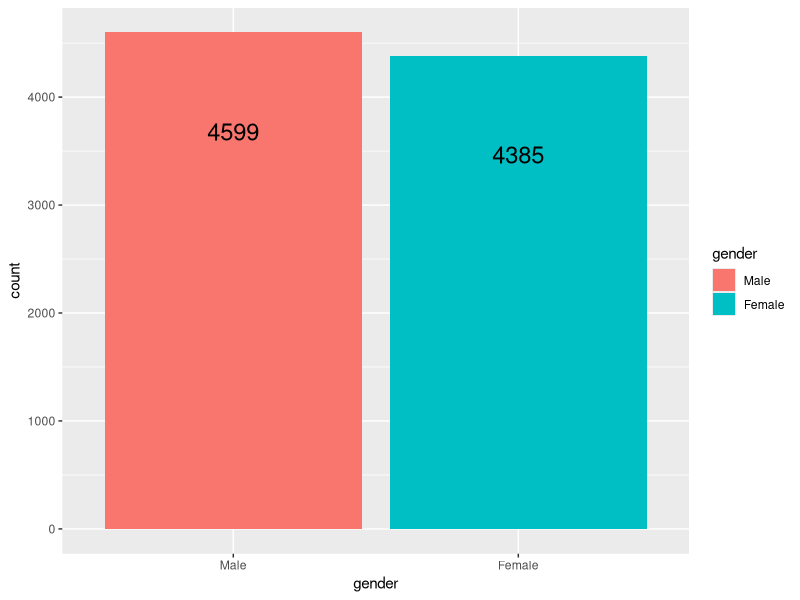
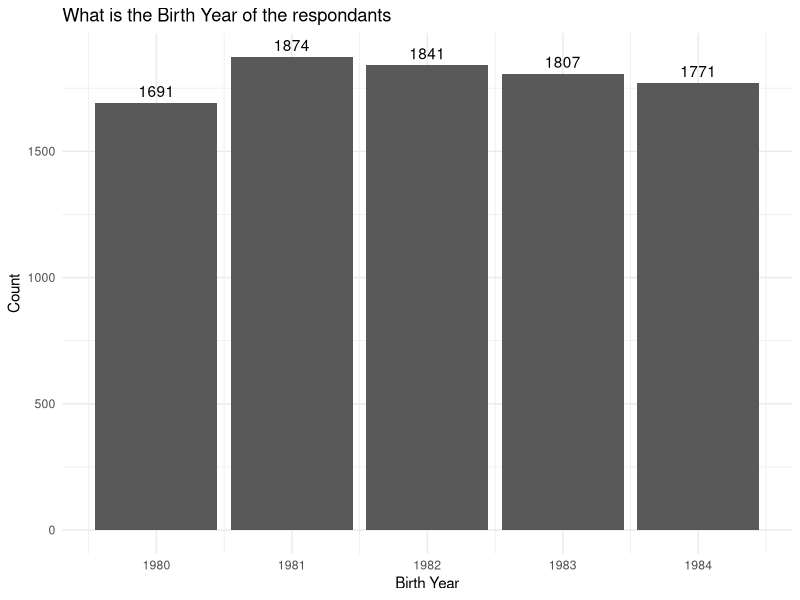
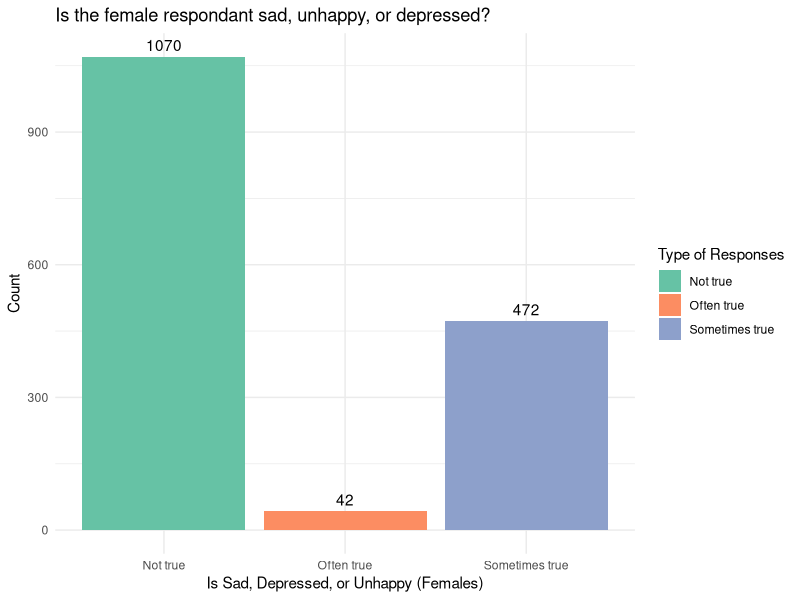
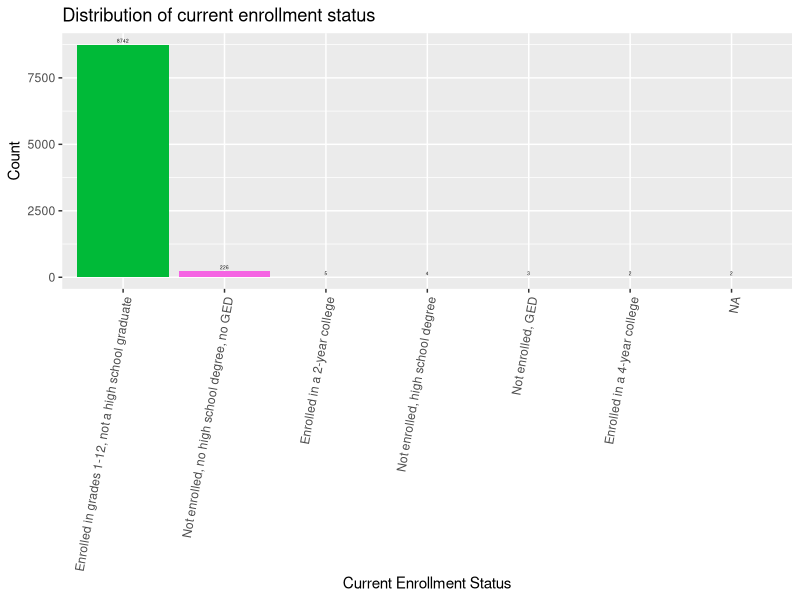
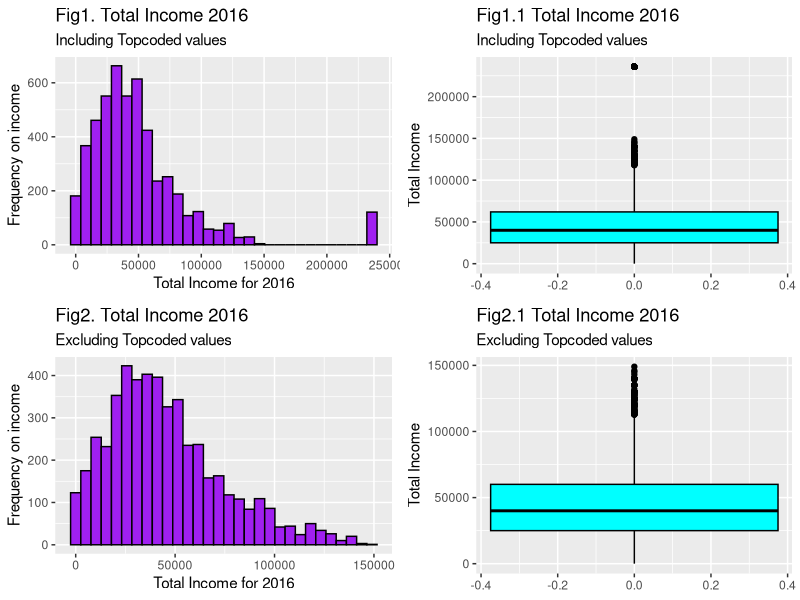
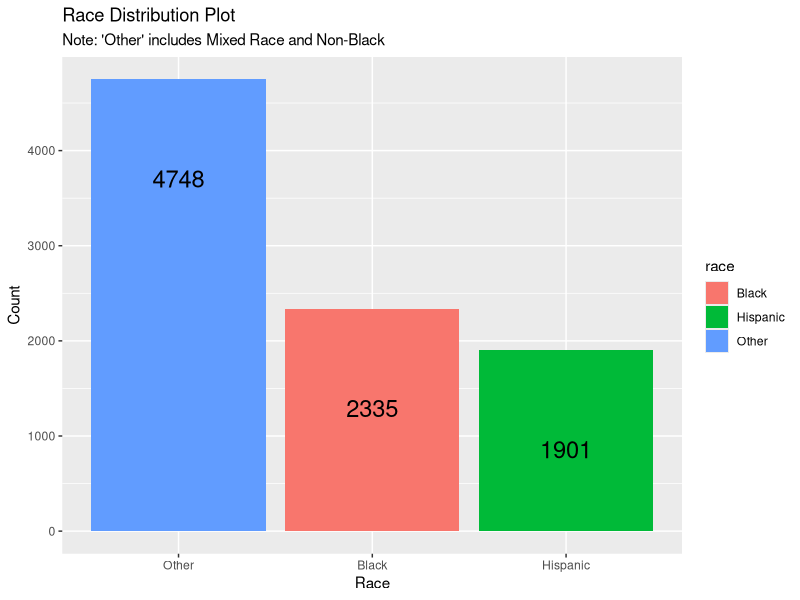
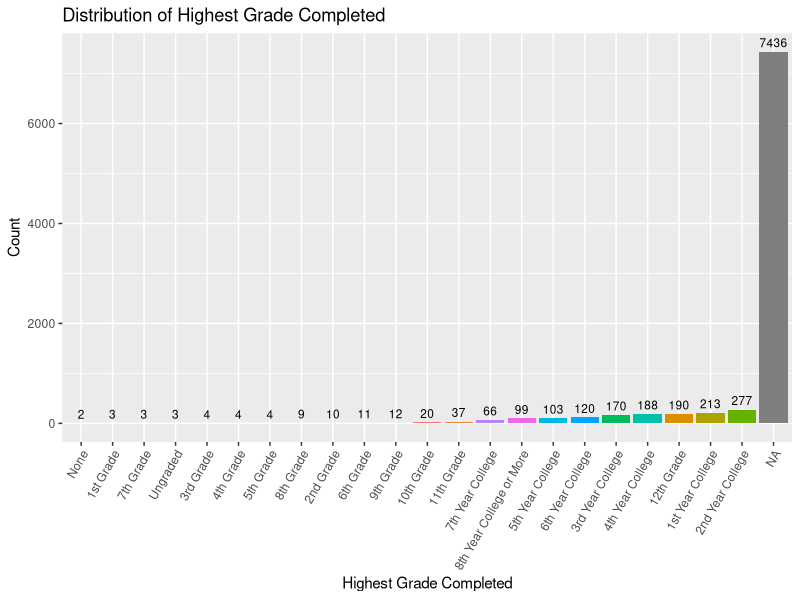
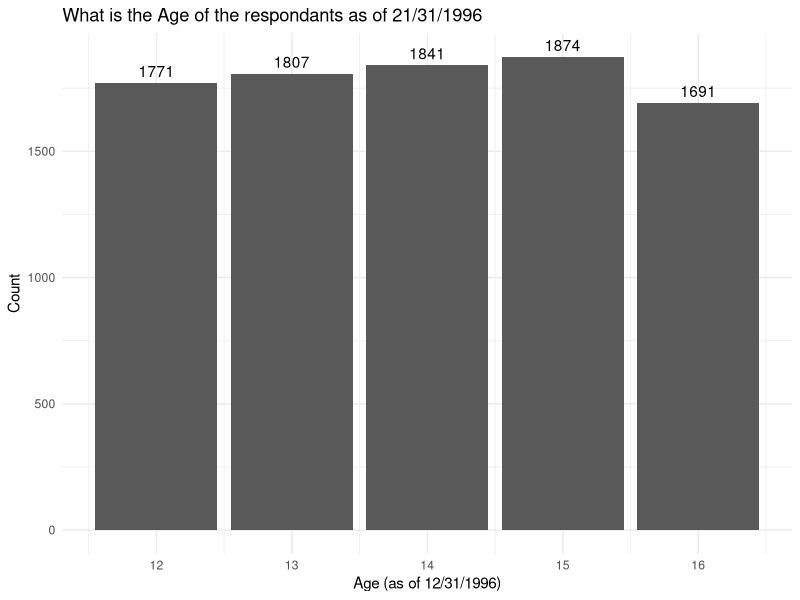

Write the R code that produced these figures, in order.
## ---- chunk 1
# We will require the tidyverse library, ISLR2 library and the dplyr library
# The following loads the library for our use
library(tidyverse)
library(knitr)
library(ggplot2)
library(gridExtra)
## ---- chunk 2
# Import data file for nlsy97
nlsy <- read_csv("nlsy97.csv")
## ---- chunk 3
# Looking at the data
glimpse(nlsy)
## ---- chunk 4
# Change column names to meaningful
colnames(nlsy)[colnames(nlsy) == "R0536300"] <- "gender"
colnames(nlsy)[colnames(nlsy) == "R0536402"] <- "birth_year"
colnames(nlsy)[colnames(nlsy) == "R0690800"] <- "is_sad_depressed_unhappy_f"
colnames(nlsy)[colnames(nlsy) == "R1201400"] <- "current_enrollment_status"
colnames(nlsy)[colnames(nlsy) == "U2857200"] <- "total_income_2016"
colnames(nlsy)[colnames(nlsy) == "R1482600"] <- "race"
colnames(nlsy)[colnames(nlsy) == "T6767000"] <- "highest_grade_completed"
colnames(nlsy)[colnames(nlsy) == "R1194000"] <- "age_1996"
colnames(nlsy)[colnames(nlsy) == "R1201300"] <- "citizenship"
colnames(nlsy)[colnames(nlsy) == "R0358900"] <- "used_marijuana"
colnames(nlsy)[colnames(nlsy) == "T7731100"] <- "industry_code"
colnames(nlsy)[colnames(nlsy) == "U1852400"] <- "marital_status"
colnames(nlsy)[colnames(nlsy) == "E8043100"] <- "total_num_incarcerations"
colnames(nlsy)[colnames(nlsy) == "T6650100"] <- "college_type"
colnames(nlsy)[colnames(nlsy) == "S0920700"] <- "trustful_or_not"
## ---- chunk 5
# Creating a df with renamed columns
nlsy_df <- nlsy[, c(
  "gender",
  "birth_year",
  "is_sad_depressed_unhappy_f",
  "current_enrollment_status",
  "total_income_2016",
  "race",
  "highest_grade_completed",
  "age_1996",
  "citizenship",
  "used_marijuana",
  "industry_code",
  "marital_status",
  "total_num_incarcerations",
  "college_type",
  "trustful_or_not"
)]
## ---- chunk 6
# Check the unique values and if any missing values are present
unique(nlsy_df$gender)
table(nlsy_df$gender, useNA = "ifany")
## ---- chunk 7
# Convert gender to a factor with Male and Female labels
nlsy_df <- nlsy_df %>%
  mutate(gender = factor(gender,
    levels = c(1, 2),
    labels = c("Male", "Female")
  ))
## ---- chunk 8
# Verify the count of Male and Female in the data
nlsy_df %>%
  count(gender, sort = TRUE) %>%
  rename(count = n)
## ---- chunk 9
# Gender Summary
ggplot(nlsy_df, aes(x = gender, fill = gender)) +
  geom_bar() +
  geom_text(aes(label = ..count..), stat = "count", vjust = 6, size = 6)
labs(title = "Gender Distribution Plot", x = "Gender", y = "Count")
## ---- chunk 10
# Checking if birth_year column requires cleaning | unique values: 1983 1984 1980 1981 1982
# This variable birth_year does not contain any negative values and hence no cleaning is required for it. We have summarized the variable which tells minimum value expected is 1980, 1st quartile is 1981, median is 1982, 3rd quartile is 1983 and max is 1984.
sort(unique(nlsy_df$birth_year))
summary(nlsy_df$birth_year)
## ---- chunk 11
# This will give us an idea pf count of responses for each type for Birth year.
# The tibble is 5x2 which shows the range of birth year in the survey responses and count of respondants having those birth year, like there are 1874 people having 1981 as the birth year, 1841 people having 1982 as the birth year, 1807 responses for 1983 birth year, 1771 responses for 1984 birth year, and 1691 responses for 1980 birth year.
nlsy_df %>%
  count(birth_year, sort = TRUE) %>%
  rename(count = n)
## ---- chunk 12
# Plotting birth year and its concentration
ggplot(data = nlsy_df, aes(x = birth_year, fill = birth_year)) +
  geom_bar() +
  geom_text(stat = "count", aes(label = ..count..), vjust = -0.5) +
  labs(
    title = "What is the Birth Year of the respondants",
    x = "Birth Year", y = "Count",
  ) +
  scale_fill_brewer(palette = "Set2", name = "birthyear") +
  theme_minimal()
## ---- chunk 13
# Replace -3, -4, and -5 with NA in the is_sad_depressed_unhappy_f column
# is_sad_depressed_unhappy_f is a primary variable captured in survey year 1997 to see how respondents respond to the question if they are sad, unhappy, or depressed. This variable has 1070 responses for 0 which signifies 'Not true', 472 responses for 1 which signifies 'Sometimes true', and 42 responses for which signifies 'Often true'. Out of total 8984, there are 1584 valid responses and some have negative values like -1(2),-2(2),-4 (7396),-5 which signify refusal, don't know, valid skip, non-interview, respectively. Here we are replacing -3,-4,-5 with NA and then filtering nlsy_df with all NA for this variable. This means that 7400/8984 data is NA which constitutes a huge portion of data and may introduce biases.

nlsy_df <- nlsy_df %>%
  mutate(
    is_sad_depressed_unhappy_f = ifelse(is_sad_depressed_unhappy_f %in% c(-1, -2, -3, -4, -5), NA, is_sad_depressed_unhappy_f)
  )

# Verify the changes
table(nlsy_df$is_sad_depressed_unhappy_f, useNA = "always")

# Omit rows where is_sad_depressed_unhappy_f is NA
# nlsy_df <- nlsy_df %>%
#  filter(!is.na(is_sad_depressed_unhappy_f))
sort(unique(nlsy_df$is_sad_depressed_unhappy_f))

glimpse(nlsy_df)
## ---- chunk 14
# This question 'Is the respondant sad, unhappy, or depressed?' shows a tibble 4x2 where we have marked 0 as Not true, 1 as Sometimes true, 2 as Often true, and for all negative values we have used NA. The table below shows the count of each kind of responses.
nlsy_df <- nlsy_df %>%
  mutate(is_sad_depressed_unhappy_f = case_when(
    is_sad_depressed_unhappy_f == 0 ~ "Not true",
    is_sad_depressed_unhappy_f == 1 ~ "Sometimes true",
    is_sad_depressed_unhappy_f == 2 ~ "Often true",
    is_sad_depressed_unhappy_f < -2 ~ NA_character_
  ))
## ---- chunk 15
# This will give us an idea pf count of responses for each type of responses.
nlsy_df %>%
  count(is_sad_depressed_unhappy_f, sort = TRUE) %>%
  rename(count = n)
## ---- chunk 16
# Omit rows where is_sad_depressed_unhappy_f is NA
Is_Sad_plot_df <- nlsy_df %>%
  filter(!is.na(is_sad_depressed_unhappy_f))
# Plotting is_sad_depressed_unhappy_f and count
ggplot(data = Is_Sad_plot_df, aes(x = is_sad_depressed_unhappy_f, fill = is_sad_depressed_unhappy_f)) +
  geom_bar() +
  geom_text(stat = "count", aes(label = ..count..), vjust = -0.5) +
  labs(
    title = "Is the female respondant sad, unhappy, or depressed?",
    x = "Is Sad, Depressed, or Unhappy (Females)", y = "Count",
  ) +
  scale_fill_brewer(palette = "Set2", name = "Type of Responses") +
  theme_minimal()
## ---- chunk 17
# Check for unique values and if any missing values are present
unique(nlsy_df$current_enrollment_status)
table(nlsy_df$current_enrollment_status, useNA = "ifany")
## ---- chunk 18
# Changing factor levels for current_enrollment_status into labels
nlsy_df <- nlsy_df %>%
  mutate(current_enrollment_status = case_when(
    current_enrollment_status == 1 ~ "Not enrolled, no high school degree, no GED",
    current_enrollment_status == 2 ~ "Not enrolled, GED",
    current_enrollment_status == 3 ~ "Not enrolled, high school degree",
    current_enrollment_status == 4 ~ "Not enrolled, some college",
    current_enrollment_status == 5 ~ "Not enrolled, 2-year college graduate",
    current_enrollment_status == 6 ~ "Not enrolled, 4-year college graduate",
    current_enrollment_status == 7 ~ "Not enrolled, graduate degree",
    current_enrollment_status == 8 ~ "Enrolled in grades 1-12, not a high school graduate",
    current_enrollment_status == 9 ~ "Enrolled in a 2-year college",
    current_enrollment_status == 10 ~ "Enrolled in a 4-year college",
    current_enrollment_status == 11 ~ "Enrolled in a graduate program",
    current_enrollment_status < 0 ~ NA_character_
  ))
## ---- chunk 19
# Verify the count of different enrollment statuses
nlsy_df %>%
  count(current_enrollment_status, sort = TRUE) %>%
  rename(count = n)
## ---- chunk 20
# Create the plot with proper count calculation
ggplot(nlsy_df, aes(x = reorder(current_enrollment_status, -table(current_enrollment_status)[current_enrollment_status]), fill = current_enrollment_status)) +
  geom_bar(stat = "count", show.legend = FALSE) +
  geom_text(stat = "count", aes(label = ..count..), vjust = -0.5, size = 1.2) +
  labs(title = "Distribution of current enrollment status", x = "Current Enrollment Status", y = "Count") +
  theme(axis.text.x = element_text(angle = 80, vjust = 1, hjust = 1))
## ---- chunk 21
# Check the data
unique(nlsy_df$total_income_2016)
## ---- chunk 22
# Handle negative values and replace with NA
nlsy_df <- nlsy_df %>%
  mutate(total_income_2016 = ifelse(total_income_2016 < 0, NA, total_income_2016))
## ---- chunk 23
# Summarize the total_income_2016 column
summary(nlsy_df$total_income_2016)

# Count the number of missing values
sum(is.na(nlsy_df$total_income_2016))

# Calculate the percentage of missing values
sum(is.na(nlsy_df$total_income_2016)) / nrow(nlsy_df) * 100
## ---- chunk 24
# Number of Topcoded values(repondents with higher income)
topcoded <- with(nlsy_df, sum(total_income_2016 == max(total_income_2016, na.rm = TRUE), na.rm = TRUE))
topcoded
## ---- chunk 25
# Summarize the total_income_2016 column excluding topcoded values and removing NA rows
nlsy_no_topcoded <- nlsy_df %>%
  filter(total_income_2016 != max(total_income_2016, na.rm = TRUE))
summary(nlsy_no_topcoded$total_income_2016)
## ---- chunk 26
# Visualizing income distribution histogram including the topcoded values
plot1 <- ggplot(nlsy_df, aes(x = total_income_2016)) +
  geom_histogram(bins = 30, fill = "purple", color = "black", na.rm = TRUE) +
  labs(
    title = "Fig1. Total Income 2016",
    subtitle = "Including Topcoded values",
    x = "Total Income for 2016",
    y = "Frequency on income"
  )

# Visualizing income distribution boxplot  including the topcoded values
plot2 <- ggplot(nlsy_df, aes(y = total_income_2016)) +
  geom_boxplot(fill = "cyan", color = "black", na.rm = TRUE) +
  labs(
    title = "Fig1.1 Total Income 2016",
    subtitle = "Including Topcoded values",
    y = "Total Income"
  )

# Visualizing income distribution histogram excluding the topcoded values
nlsy_no_topcoded <- nlsy_df %>%
  filter(total_income_2016 != max(total_income_2016, na.rm = TRUE))

plot3 <- ggplot(nlsy_no_topcoded, aes(x = total_income_2016)) +
  geom_histogram(bins = 30, fill = "purple", color = "black", na.rm = TRUE) +
  labs(
    title = "Fig2. Total Income 2016",
    subtitle = "Excluding Topcoded values",
    x = "Total Income for 2016",
    y = "Frequency on income"
  )

# Visualizing income distribution boxplot excluding the topcoded values
plot4 <- ggplot(nlsy_no_topcoded, aes(y = total_income_2016)) +
  geom_boxplot(fill = "cyan", color = "black", na.rm = TRUE) +
  labs(
    title = "Fig2.1 Total Income 2016",
    subtitle = "Excluding Topcoded values",
    y = "Total Income"
  )

grid.arrange(plot1, plot2, plot3, plot4, ncol = 2)
## ---- chunk 27
# Check for unique values and if any missing values are present
unique(nlsy_df$race)
table(nlsy_df$race, useNA = "ifany")
## ---- chunk 28
# Recode race values into descriptive labels
nlsy_df <- nlsy_df %>%
  mutate(race = case_when(
    race == 1 ~ "Black",
    race == 2 ~ "Hispanic",
    race %in% c(3, 4) ~ "Other" # Combine "Mixed Race" and "Non-Black" into "Other"
  )) %>%
  mutate(race = factor(race, levels = c("Black", "Hispanic", "Other")))
## ---- chunk 29
# Count the number of respondents in each race group
nlsy_df %>%
  count(race, sort = TRUE) %>%
  rename(count = n)
## ---- chunk 30
# Race Summary
ggplot(nlsy_df, aes(x = reorder(race, -table(race)[race]), fill = race)) +
  geom_bar() +
  geom_text(aes(label = ..count..), stat = "count", vjust = 6, size = 6) +
  labs(
    title = "Race Distribution Plot", x = "Race", y = "Count",
    subtitle = "Note: 'Other' includes Mixed Race and Non-Black"
  )
## ---- chunk 31
# Check for unique values and if any missing values are present
unique(nlsy_df$highest_grade_completed)
table(nlsy_df$highest_grade_completed, useNA = "ifany")
## ---- chunk 32
# Replace negative values with NA
nlsy_df <- nlsy_df %>%
  mutate(highest_grade_completed = ifelse(highest_grade_completed < 0, NA, highest_grade_completed))
## ---- chunk 33
# Recode highest grade completed into descriptive labels
nlsy_df <- nlsy_df %>%
  mutate(highest_grade_completed = case_when(
    highest_grade_completed == 0 ~ "None",
    highest_grade_completed == 1 ~ "1st Grade",
    highest_grade_completed == 2 ~ "2nd Grade",
    highest_grade_completed == 3 ~ "3rd Grade",
    highest_grade_completed == 4 ~ "4th Grade",
    highest_grade_completed == 5 ~ "5th Grade",
    highest_grade_completed == 6 ~ "6th Grade",
    highest_grade_completed == 7 ~ "7th Grade",
    highest_grade_completed == 8 ~ "8th Grade",
    highest_grade_completed == 9 ~ "9th Grade",
    highest_grade_completed == 10 ~ "10th Grade",
    highest_grade_completed == 11 ~ "11th Grade",
    highest_grade_completed == 12 ~ "12th Grade",
    highest_grade_completed == 13 ~ "1st Year College",
    highest_grade_completed == 14 ~ "2nd Year College",
    highest_grade_completed == 15 ~ "3rd Year College",
    highest_grade_completed == 16 ~ "4th Year College",
    highest_grade_completed == 17 ~ "5th Year College",
    highest_grade_completed == 18 ~ "6th Year College",
    highest_grade_completed == 19 ~ "7th Year College",
    highest_grade_completed == 20 ~ "8th Year College or More",
    highest_grade_completed == 95 ~ "Ungraded",
    highest_grade_completed < 0 ~ NA_character_
  ))
## ---- chunk 34
# Verify the count of different grades
nlsy_df %>%
  count(highest_grade_completed, sort = TRUE) %>%
  rename(count = n)
## ---- chunk 35
# Create the plot with proper count calculation
ggplot(nlsy_df, aes(x = reorder(highest_grade_completed, table(highest_grade_completed)[highest_grade_completed]), fill = highest_grade_completed)) +
  geom_bar(stat = "count", show.legend = FALSE) +
  geom_text(stat = "count", aes(label = ..count..), vjust = -0.5, size = 3) +
  labs(title = "Distribution of Highest Grade Completed", x = "Highest Grade Completed", y = "Count") +
  theme(axis.text.x = element_text(angle = 60, vjust = 1, hjust = 1))
## ---- chunk 36
# Checking if Age as of 1996 december 31st needs cleaning | unique values: 13 12 16 15 14
# The variable Age shows the minimum expected value in survey response is 12, 1st quartile is 13, median is 14, mean is 13.99, 3rd quartile is 15, and max is 16. This variable does not have any missing values and hence no cleaning is required.
unique(nlsy_df$age_1996)
summary(nlsy_df$age_1996)
## ---- chunk 37
# The tabular form of data displayed below shows the age and number of people having that age.
nlsy_df %>%
  count(age_1996, sort = TRUE) %>%
  rename(count = n)
## ---- chunk 38
# Plotting age and its concentration
ggplot(data = nlsy_df, aes(x = age_1996, fill = age_1996)) +
  geom_bar() +
  geom_text(stat = "count", aes(label = ..count..), vjust = -0.5) +
  labs(
    title = "What is the Age of the respondants as of 21/31/1996",
    x = "Age (as of 12/31/1996)", y = "Count",
  ) +
  theme_minimal()
## ---- chunk 39
# Checking if Citizenship requires cleaning | unique values:  1 3 2 -4
# Citizenship is a variable have 1,2,3 as response in the survey and -4, a negative value indicating Valid Skip. We will be cleaning this variable to replace -4 in the data with NA. Furthermore, summarizing this variable we get min value as -4 ( which will be treated later), 1st quartile is 1, median is 1, mean is 0.6279, 3rd quartile is 1, and max is 3.
unique(nlsy_df$citizenship)
summary(nlsy_df$citizenship)
## ---- chunk 40
# The tabular form of data displayed below shows the age and number of people having that age.
# Here we see that there is a significant number of responses with negative value in our data set for Citizenship variable. If we change -4 to NA, then 1042 data will be omitted when we plot it which might introduce biases in the data and the output might not be accurate.
nlsy_df %>%
  count(citizenship, sort = TRUE) %>%
  rename(count = n)
## ---- chunk 41
# Replace -4 with NA in the Citizenship column
nlsy_df <- nlsy_df %>%
  mutate(
    citizenship = ifelse(citizenship %in% c(-4), NA, citizenship)
  )

# Verify the changes
table(nlsy_df$citizenship, useNA = "always")
## ---- chunk 42
# For this question 'What is the citizenship', we have marked 1 as Citizen, born in the U.S., 2 as Unknown, not born in U.S., 3 as Unknown, not born in U.S., and for all negative values we have used NA. The table below shows the count of each kind of responses.
nlsy_df <- nlsy_df %>%
  mutate(citizenship = case_when(
    citizenship == 1 ~ "Citizen",
    citizenship == 2 ~ "Birthplace Unknown",
    citizenship == 3 ~ "Non-Citizen",
    citizenship < 1 ~ NA_character_
  ))
## ---- chunk 43
# Upon mutating values for citizenship to make it categorical we have replaced -4 with NA for 1042 rows, 1 with Citizen, born in the U.S., 2 with Unknown, not born in U.S., 3 with Unknown, can't determine birthplace, and anything less than 1 with NA. This helps us in easily reading the analysis.
nlsy_df %>%
  count(citizenship, sort = TRUE) %>%
  rename(count = n)
## ---- chunk 44
# Plotting citizenship and its concentration
ggplot(data = nlsy_df, aes(x = citizenship, fill = citizenship)) +
  geom_bar() +
  geom_text(stat = "count", aes(label = ..count..), vjust = -0.5) +
  labs(
    title = "What is the Citizenship of the respondant",
    x = "Citizenship", y = "Count",
  ) +
  theme_minimal()
# The graph below shows how the response is ranged across. It illustrates that majority of the respondants have a citizenship of the U.S. and constitutes to 6869 out of 8984, some don't know their birthplace constitute to 794, some who were not born in the U.S. adds up to 279, and the remaining 1042 were all missing data. This, we can say that 76.45% of the people were born in the U.S., 3.1% were not born in the U.S, 8.83% cannot determine their birthplace, and 11.5% of significant population skipped the question.
## ---- chunk 45
# This variable Citizenship has different values like Non-Citizen, Birthplace Unknown, Citizen , and NA. Possible responses are 0,1,-1,-2,-3 where 0 indicates No, 1 indicates Yes, -1 indicates Refusal, -2 indicates Don't know, and -3 indicates Invalid Skip. To clean this we will be taking -1 and -2 into consideration as it can tell us if respondents might be hiding the truth. However, we can replace -3 with NA to get the accurate analysis done for this variable.
unique(nlsy_df$used_marijuana)
summary(nlsy_df$used_marijuana)
## ---- chunk 46
# To clean the variable Used Marijuana, we are performing following steps like converting to categorical values for ease of analysis.
# Replace -3 with NA in the Used_Marijuana
nlsy_df <- nlsy_df %>%
  mutate(
    used_marijuana = ifelse(used_marijuana %in% c(-3), NA, used_marijuana)
  )

# Verify the changes
table(nlsy_df$used_marijuana, useNA = "always")
## ---- chunk 47
# Here we have different factor levels like Don't know, Refusal, No, Yes for Factor used_marijuana.
nlsy_df <- nlsy_df %>%
  mutate(used_marijuana = factor(used_marijuana, levels = c(-2, -1, 0, 1), labels = c("Don't Know", "Refusal", "No", "Yes")))
## ---- chunk 48
# Upon factoring values for used_marihjuana to make it categorical we have replaced -3 with NA for 2 rows, 1 with Yes, 0 with No, -1 with Refusal, and -2 with don't know. This helps us in easily reading the analysis.
nlsy_df %>%
  count(used_marijuana, sort = TRUE) %>%
  rename(count = n)
## ---- chunk 49
# Plotting used_marijuana
ggplot(data = nlsy_df, aes(x = reorder(used_marijuana, -table(used_marijuana)[used_marijuana]), fill = used_marijuana)) +
  geom_bar() +
  geom_text(stat = "count", aes(label = ..count..), vjust = -0.5) +
  labs(
    title = "Have you ever used marijuana?",
    x = "Used Marijuana", y = "Count",
  ) +
  scale_fill_brewer(palette = "Set3", name = "Type of Responses") +
  theme_minimal()
# The graph below illustrates that 79.56% (7148) of respondents do not use marijuana, 19.97% (1795) use marijuana, 0.05% (5) don't know if the used it, 0.37% (34) refused to answer the question, and the question was a invalid skip for 2 people. By this plot, we can say that 0.43% (39) people might be hiding some information on use of marijuana. There is a significant number of respondents who use marijuana.
## ---- chunk 50
# Checking unique values in industry_code
unique(nlsy_df$industry_code)
## ---- chunk 51
table(nlsy_df$industry_code, useNA = "ifany")
## ---- chunk 52
# Recoding industry_code with descriptive labels
nlsy_df <- nlsy_df %>%
  mutate(industry_code = case_when(
    industry_code >= 170 & industry_code <= 290 ~ "Agriculture, Forestry, and Fisheries",
    industry_code >= 370 & industry_code <= 490 ~ "Mining",
    industry_code >= 570 & industry_code <= 690 ~ "Utilities",
    industry_code == 770 ~ "Construction",
    industry_code >= 1070 & industry_code <= 3990 ~ "Manufacturing",
    industry_code >= 4070 & industry_code <= 4590 ~ "Wholesale Trade",
    industry_code >= 4670 & industry_code <= 5790 ~ "Retail Trade",
    industry_code == 5890 ~ "Arts, Entertainment, and Recreation Services",
    industry_code >= 6070 & industry_code <= 6390 ~ "Transportation and Warehousing",
    industry_code >= 6470 & industry_code <= 6780 ~ "Information and Communication",
    industry_code >= 6870 & industry_code <= 7190 ~ "Finance, Insurance, and Real Estate",
    industry_code >= 7270 & industry_code <= 7790 ~ "Professional and Related Services",
    industry_code >= 7860 & industry_code <= 8470 ~ "Educational, Health, and Social Services",
    industry_code >= 8560 & industry_code <= 8690 ~ "Entertainment, Accommodations, and Food Services",
    industry_code >= 8770 & industry_code <= 9290 ~ "Other Services",
    industry_code >= 9370 & industry_code <= 9590 ~ "Public Administration",
    industry_code >= 9670 & industry_code <= 9890 ~ "Active Duty Military",
    industry_code >= 9950 & industry_code <= 9990 ~ "ACS Special Codes",
    industry_code < 0 ~ NA_character_ # Handling special codes (-5, -4, -3)
  ))
## ---- chunk 53
# Counting missing values
sum(is.na(nlsy_df$industry_code))
## ---- chunk 54
# Calculating the percentage of missing values
sum(is.na(nlsy_df$industry_code)) / nrow(nlsy_df) * 100
## ---- chunk 55
# Verifying the count of each industry_code
nlsy_df %>%
  count(industry_code, sort = TRUE) %>%
  rename(count = n)
## ---- chunk 56
# Visualizing industry code distribution with a bar plot
ggplot(data = nlsy_df, aes(x = industry_code)) +
  geom_bar(fill = "pink", color = "black") +
  geom_text(stat = "count", aes(label = ..count..), vjust = -0.5) +
  labs(
    title = "Industry Code Distribution",
    x = "Industry Code Types",
    y = "Count"
  ) +
  theme(axis.text.x = element_text(angle = 90, vjust = 0.5, hjust = 1))
## ---- chunk 57
# Checking unique values
unique(nlsy_df$marital_status)
## ---- chunk 58
table(nlsy_df$marital_status, useNA = "ifany")
## ---- chunk 59
# Recode marital_status values into descriptive labels
nlsy_df <- nlsy_df %>%
  mutate(marital_status = case_when(
    marital_status == 0 ~ "Never-married",
    marital_status == 1 ~ "Married",
    marital_status %in% c(2, 3, 4) ~ "Other" # Combine "Separated", "Divorced", "Widowed"
  )) %>%
  mutate(marital_status = factor(marital_status, levels = c("Never-married", "Married", "Other")))
## ---- chunk 60
# Counting the number of missing values
sum(is.na(nlsy_df$marital_status))
## ---- chunk 61
# Calculating the percentage of missing values
sum(is.na(nlsy_df$marital_status)) / nrow(nlsy_df) * 100
## ---- chunk 62
# Verifying the count of each marital_status
nlsy_df %>%
  count(marital_status, sort = TRUE) %>%
  rename(count = n)
## ---- chunk 63
# Visualizing marital status distribution with a bar plot
ggplot(data = nlsy_df, aes(x = marital_status, fill = marital_status)) +
  geom_bar() +
  geom_text(stat = "count", aes(label = ..count..), vjust = -0.5) +
  labs(
    title = "What is the Marital Status?",
    x = "Marital Status",
    y = "Count",
    subtitle = "Note: 'Other' includes Separated, Divorced and Widowed"
  ) +
  theme_minimal()
## ---- chunk 64
# Checking unique values in total_num_incarcerations
unique(nlsy_df$total_num_incarcerations)
## ---- chunk 65
table(nlsy_df$total_num_incarcerations, useNA = "ifany")
## ---- chunk 66
# Recoding total_num_incarcerations into descriptive labels
nlsy_df <- nlsy_df %>%
  mutate(total_num_incarcerations = case_when(
    total_num_incarcerations == 0 ~ "No incarcerations",
    total_num_incarcerations >= 1 & total_num_incarcerations <= 2 ~ "1 to 2 incarcerations",
    total_num_incarcerations >= 3 & total_num_incarcerations <= 4 ~ "3 to 4 incarcerations",
    total_num_incarcerations >= 5 & total_num_incarcerations <= 6 ~ "5 to 6 incarcerations",
    total_num_incarcerations >= 7 & total_num_incarcerations <= 8 ~ "7 to 8 incarcerations",
    total_num_incarcerations >= 9 & total_num_incarcerations <= 10 ~ "9 to 10 incarcerations",
    total_num_incarcerations >= 11 & total_num_incarcerations <= 12 ~ "11 to 12 incarcerations",
    total_num_incarcerations >= 13 & total_num_incarcerations <= 14 ~ "13 to 14 incarcerations",
    total_num_incarcerations >= 15 & total_num_incarcerations <= 16 ~ "15 to 16 incarcerations",
    total_num_incarcerations >= 17 & total_num_incarcerations <= 18 ~ "17 to 18 incarcerations",
    total_num_incarcerations >= 19 & total_num_incarcerations <= 20 ~ "19 to 20 incarcerations",
    total_num_incarcerations < 0 ~ NA_character_ # Handling special codes (-1, -2, -3)
  ))
## ---- chunk 67
# Counting the number of missing values
sum(is.na(nlsy_df$total_num_incarcerations))
## ---- chunk 68
# Calculating the percentage of missing values
sum(is.na(nlsy_df$total_num_incarcerations)) / nrow(nlsy_df) * 100
## ---- chunk 69
# Verifying the count of total_num_incarcerations for different levels
nlsy_df %>%
  count(total_num_incarcerations, sort = TRUE) %>%
  rename(count = n)
## ---- chunk 70
# Bar plot for total_num_incarcerations
ggplot(data = nlsy_df, aes(x = total_num_incarcerations)) +
  geom_bar(fill = "lightgreen", color = "black") +
  geom_text(stat = "count", aes(label = ..count..), vjust = -0.4) +
  labs(
    title = "Total number of Incarcerations",
    x = "Number of Incarcerations",
    y = "Count"
  ) +
  theme(axis.text.x = element_text(angle = 90, vjust = 0.5, hjust = 0.8))
## ---- chunk 71
# Checking unique values in college_type
unique(nlsy_df$college_type)
## ---- chunk 72
table(nlsy_df$college_type, useNA = "ifany")
## ---- chunk 73
# Changing factor levels for college_type into labels
nlsy_df <- nlsy_df %>%
  mutate(college_type = case_when(
    college_type == 1 ~ "Public institution",
    college_type == 2 ~ "Private not-for-profit institution",
    college_type == 3 ~ "Private for-profit institution",
    college_type < 0 ~ NA_character_ # Handling special codes (-1, -2, -3, -4, -5)
  ))
## ---- chunk 74
# Counting the number of missing values
sum(is.na(nlsy_df$college_type))
## ---- chunk 75
# Calculating the percentage of missing values
sum(is.na(nlsy_df$college_type)) / nrow(nlsy_df) * 100
## ---- chunk 76
# Verifying the count of each college_type
nlsy_df %>%
  count(college_type, sort = TRUE) %>%
  rename(count = n)
## ---- chunk 77
# Bar plot for college_type
ggplot(data = nlsy_df, aes(x = college_type)) +
  geom_bar(fill = "orange", color = "black") +
  geom_text(stat = "count", aes(label = ..count..), vjust = -0.2) +
  labs(
    title = "College Type Distribution",
    x = "College Type",
    y = "Count"
  ) +
  theme(axis.text.x = element_text(angle = 90, vjust = 0.5, hjust = 1))
## ---- chunk 78
# Checking the data for unique values
unique(nlsy_df$trustful_or_not)
## ---- chunk 79
table(nlsy_df$trustful_or_not, useNA = "ifany")
## ---- chunk 80
# Recode trustful_or_not values into descriptive labels
nlsy_df <- nlsy_df %>%
  mutate(trustful_or_not = case_when(
    trustful_or_not >= 1 & trustful_or_not <= 3 ~ "Distrustful",
    trustful_or_not >= 4 ~ "Trustful",
    trustful_or_not < 0 ~ NA_character_ # Handling special codes (-1, -2, -3, -4, -5)
  )) %>%
  mutate(trustful_or_not = factor(trustful_or_not, levels = c("Distrustful", "Trustful")))
## ---- chunk 81
# Counting the number of missing values
sum(is.na(nlsy_df$trustful_or_not))
## ---- chunk 82
# Calculating the percentage of missing values
sum(is.na(nlsy_df$trustful_or_not)) / nrow(nlsy_df) * 100
## ---- chunk 83
# Verifying the count of each trustful_or_not
nlsy_df %>%
  count(trustful_or_not, sort = TRUE) %>%
  rename(count = n)
## ---- chunk 84
# Bar plot for trustful_or_not
ggplot(data = nlsy_df, aes(x = trustful_or_not, fill = trustful_or_not)) +
  geom_bar() +
  geom_text(stat = "count", aes(label = ..count..), vjust = -0.5) +
  labs(
    title = "IS Trustful or Distrustful",
    x = "Trustfulness",
    y = "Count"
  ) +
  theme_minimal()
## ---- chunk 85
# Summarize income by gender including topcoded variable, excluding NA

gender_income_summary <- nlsy_df %>%
  filter(!is.na(total_income_2016)) %>% # Exclude rows with NA in income
  group_by(gender) %>%
  summarize(
    count = n(),
    mean_income = round(mean(total_income_2016, na.rm = TRUE)),
    median_income = round(median(total_income_2016, na.rm = TRUE)),
    sd_income = round(sd(total_income_2016, na.rm = TRUE))
  )
print(gender_income_summary)

# Summarize income by gender excluding topcoded variable, excluding NA

# Excuding the top coded values
nlsy_no_topcoded <- nlsy_df %>%
  filter(!is.na(total_income_2016)) %>%
  filter(total_income_2016 != max(total_income_2016, na.rm = TRUE))

gender_income_summary <- nlsy_no_topcoded %>%
  group_by(gender) %>%
  summarize(
    count = n(), # Count rows after filtering
    mean_income = round(mean(total_income_2016, na.rm = TRUE)),
    median_income = round(median(total_income_2016, na.rm = TRUE)),
    sd_income = round(sd(total_income_2016, na.rm = TRUE))
  )
print(gender_income_summary)
## ---- chunk 86
plot1 <- ggplot(nlsy_df, aes(x = gender, y = total_income_2016, fill = gender)) +
  geom_boxplot(show.legend = FALSE, na.rm = TRUE) +
  labs(
    title = "Fig1.Income Distribution by Gender",
    subtitle = "Including Topcoded values",
    x = "Gender",
    y = "Total Income"
  )

# Plot of Income with Gender excluding topcoded values
nlsy_no_topcoded <- nlsy_df %>%
  filter(total_income_2016 != max(total_income_2016, na.rm = TRUE))

plot2 <- ggplot(nlsy_no_topcoded, aes(x = gender, y = total_income_2016, fill = gender)) +
  geom_boxplot(show.legend = FALSE) +
  labs(
    title = "Fig2.Income Distribution by Gender",
    subtitle = "Excluding Topcoded values",
    x = "Gender",
    y = "Total Income"
  )

grid.arrange(plot1, plot2, ncol = 2)
## ---- chunk 87
# Calculate mean income by race and gender, excluding rows with NA in income
income_by_race_gender <- nlsy_df %>%
  filter(!is.na(total_income_2016)) %>% # Exclude rows where income is NA
  group_by(race, gender) %>%
  summarize(
    average_income = round(mean(total_income_2016, na.rm = TRUE)), # Calculate mean income
    count = n() # Count rows after filtering
  )
# Display the tabular summary
income_by_race_gender
## ---- chunk 88
# Create the bar plot for income by race and gender including topcoded values
ggplot(nlsy_df, aes(x = race, y = total_income_2016, fill = gender)) +
  geom_bar(stat = "summary", fun = "mean", position = "dodge", show.legend = TRUE, na.rm = TRUE) +
  geom_text(
    aes(label = round(..y..)),
    stat = "summary", fun = "mean", position = position_dodge(width = 0.9), vjust = 6, size = 4
  ) +
  labs(
    title = "Income by Race and Gender",
    subtitle = "Including Topcoded values",
    x = "Race",
    y = "Average Income",
    fill = "Gender"
  )
## ---- chunk 89
# Summarize income by citizenship status by gender distribution
# The table below shows the count of respondents for different category of citizenship, mean_income, median_income, and standard deviation. Here we can see that the mean income for citizen is less than the non-citizen and people who don't know their birthplace have the highest mean income. However, the median income for non-citizen is the highest.Also, standard deviation for citizens is lowest compared to non-citizen and unknown birthplace category respondents. The NA consists of valid skip which means the question was not applicable to those respondants and hence we have omitted it. Therefore, the data we see for citizenship status in table or the graph will be for the 7942 responses as out of 8984 we omitted 1042 rows. Also, the male and female distribution is shown for income based on citizenship.

# Omit rows where Citizenship is NA
citizen_nlsy_df <- nlsy_df %>%
  filter(!is.na(citizenship))

citizenship_income_summary <- citizen_nlsy_df %>%
  group_by(citizenship) %>%
  summarize(
    count = n(),
    count_male = sum(gender == "Male", na.rm = TRUE),
    count_female = sum(gender == "Female", na.rm = TRUE),
    mean_income = mean(total_income_2016, na.rm = TRUE),
    median_income = median(total_income_2016, na.rm = TRUE),
    sd_income = sd(total_income_2016, na.rm = TRUE)
  )
print(citizenship_income_summary)
## ---- chunk 90
# Analyzing income with citizenship based on Gender. Here, citizenship is categorical variable. The graph shows a range from $0-$200,000. The pink box represent male and turquoise boxes represent females. Each box plot shows median, quantiles, and outliers. The graphs show population into four groups called birthplace unknown, citizen, and non-citizen. Males show high median incomes across all citizenship categories as compared to females in turquoise boxes. The median income for males is around $50K, while for females it is lower around $35K. We can also say that the 1st quartile for females lies even below the 25K mark, while for males, the 1st quantile is above the 30K mark. The outliers show dots above the whiskers reaching up to $235K. We can also say that the 1st quantile for female lies even below 25K mark while for male 1st quantile is above 30K mark. We can say that the income disparity between genders appear to be relatively consistent across different citizenship status. Citizens and non-citizens show a kind of similar distribution of income patterns. Also, the boxes are larger for males, which indicates more income variability for them. Having topcoded values gives more accurate median. If we truncate the top 2%, the mean might underestimate the true average.
ggplot(citizen_nlsy_df, aes(x = citizenship, y = total_income_2016, fill = gender)) +
  geom_boxplot(na.rm = TRUE) +
  scale_fill_manual(values = c("Male" = "#1f77b4", "Female" = "#ff7f0e")) +
  labs(
    title = "Income vs Citizenship Distribution by Gender",
    subtitle = "Including Topcoded Values",
    x = "Citizenship",
    y = "Total Income"
  )
## ---- chunk 91
# This will give us a tabular representation of age, mean, median, and sd. The possible age values are 12 to 16 where there are reasonable number of respondents for each age category. We can see that mean income is the highest for respondents of age 15 and lowest for age 12. The lowest median income is again for 12 years respondants and is 40000 for respondents of age 13, 14, and 16. We have filtered the rows where income is NA to get accurate number of male and female having respective mean, median, and sd. The table shows that there are 523 males and 499 females with mean income of 47192.36, median 39500, and sd 39106.02. Similarly we have data for different age across our respondents for a total of 2621 males and 2470 females.
age_income_summary <- nlsy_df %>%
  filter(!is.na(total_income_2016)) %>% # Exclude rows with NA in income
  group_by(age_1996) %>%
  summarize(
    count = n(),
    count_male = sum(gender == "Male", na.rm = TRUE),
    count_female = sum(gender == "Female", na.rm = TRUE),
    mean_income = mean(total_income_2016, na.rm = TRUE),
    median_income = median(total_income_2016, na.rm = TRUE),
    sd_income = sd(total_income_2016, na.rm = TRUE)
  )
print(age_income_summary)
## ---- chunk 92
# Filter the data before creating the plot to remove the topcoded values. As we know there are 121 people having topcoded which is 2% level. There income has been average to 235884 and we plan to analyse the data for both with topcoded and without.
no_topcoded_nlsy_df <- nlsy_df %>%
  filter(total_income_2016 < 235884)

# Graph with topcoded income values
ggplot(nlsy_df, aes(x = age_1996, y = total_income_2016, color = gender)) +
  geom_jitter(alpha = 0.6, width = 0.4, height = 0, na.rm = TRUE) +
  geom_smooth(method = "loess", se = FALSE) +
  labs(
    title = "Fig1. Income vs Age (1996) by Gender",
    subtitle = "Including Topcoded Values",
    x = "Age in 1996",
    y = "Income"
  ) +
  theme_minimal() +
  scale_color_brewer(palette = "Set1", name = "Gender")

# Graph with no-topcoded income values will exclude the people with higher income and this will help us have even more accurate data as the topcoded income for 2% level is average and it might interfere in our analysis.
ggplot(no_topcoded_nlsy_df, aes(x = age_1996, y = total_income_2016, color = gender)) +
  geom_jitter(alpha = 0.6, na.rm = TRUE, width = 0.3, height = 0) +
  geom_smooth(method = "loess", se = FALSE) +
  labs(
    title = "Fig2. Income vs Age (1996) by Gender",
    subtitle = "Excluding Topcoded Values",
    x = "Age in 1996",
    y = "Income"
  ) +
  theme_minimal() +
  scale_color_brewer(palette = "Set2", name = "Gender")

# Fig1. illustrates a plot for topcoded income vs age distributed by gender. Red point is for male and blue is for female. It shows income in the range $0-$236K. The age of respondents here is as of 12/31/1996. The graphs shows that the income for male is consistently higher than that for females across different ages 12,13,14,15,16. The trend line indicates that income is approximately $50K for males of age 12 to 14 whereas for females it is around $40K from the age 12 to 15. However, we see that income increased to $60K (approx) for male above the age of 14 and decreased to $35K(approx) for females above the age of 15.
# Fig2. depicts a plot for excluding topcoded income for 2% level. It shows income range in $0-$150K. Green point is for male and orange is for female. Here as the data has topcoded values truncated, the remains similar to the previous one. Male income starts from a little below $50K while females start around $37K which is lower as compared to fig1. The income goes slightly up for males above 14 and income goes down for females above the age of 15.
## ---- chunk 93
# This tabular below shows a tibble of 4x7 where we can see number of male and female having mean income based on usage of marijuana. There is a huge number of people 4078 who do not use marijuana and have a mean income of 49843.55. People who use marijuana constitutes to 994 out of which 534 are male and 460 are female who together have a mean income of 47958 which is lower when compared to people who don't use marijuana. However, category using marijuana and not using marijuana have same median of 40000. There are 3 males who say don't know have lowest mean income of 22266.67 and 11 male and 5 female refused to answer this question have the highest mean income of 55524.
mari_income_summary <- nlsy_df %>%
  filter(!is.na(total_income_2016)) %>% # Exclude rows with NA in income
  group_by(used_marijuana) %>%
  summarize(
    count = n(),
    count_male = sum(gender == "Male", na.rm = TRUE),
    count_female = sum(gender == "Female", na.rm = TRUE),
    mean_income = mean(total_income_2016, na.rm = TRUE),
    median_income = median(total_income_2016, na.rm = TRUE),
    sd_income = sd(total_income_2016, na.rm = TRUE)
  )
print(mari_income_summary)
## ---- chunk 94
# This graph shows that males consistently show higher income levels across all marijuana use categories, with the most pronounced differences in the "Refusal" category. The income ranges from approximately $0 to $200,000. Don't know category shows lowest income with only male respondents, refusal shows a significant gender gap where males are making higher income than females, the No category shows both genders have similar high income with huge number of population lying in this category which can be seen by dark green and orange color and the Yes category also shows similar high income but for lower density of people. Hence, the data suggests that marijuana use itself doesn't show a clear negative correlation with income, as both "Yes" and "No" categories display similar income levels. The most significant variations appear to be driven by gender rather than marijuana use status.

ggplot(nlsy_df, aes(x = used_marijuana, y = total_income_2016, fill = gender)) +
  geom_col(position = "dodge", alpha = 0.7) +
  labs(
    title = "Income Distribution by Marijuana Use and Gender",
    subtitle = "Including Topcoded Values",
    x = "Used Marijuana",
    y = "Income"
  ) +
  scale_fill_brewer(palette = "Set2", name = "Gender") +
  theme_minimal()

# Similarly, let's see if truncating topcoded values show a difference.
ggplot(no_topcoded_nlsy_df, aes(x = used_marijuana, y = total_income_2016, fill = gender)) +
  geom_col(position = "dodge", alpha = 0.7) +
  labs(
    title = "Income Distribution by Marijuana Use and Gender",
    subtitle = "Excluding Topcoded Values",
    x = "Used Marijuana",
    y = "Income"
  ) +
  scale_fill_brewer(palette = "Set3", name = "Gender") +
  theme_minimal()

# If we analyze the graph we can say that the trend of income shows some variation when compared to graph with topcoded values. After removing extreme values, the income differences become more moderate. Gender disparities persist but are less dramatic when compared to graph with topcoded values. Here, the male in refusal category shows lower income as compared to female, for No category males earn slightly more than female and the highest income can be near approx 150K for males and 140K for females, for Yes category we see that both have similar income range. 
## ---- chunk 95
# This table analyzes the relationship between income and reported feelings of sadness/depression, broken down by gender. The data shows 631 responses for 'Not true', 259 reponses for 'Sometimes true', and 24 responses for 'Often true'. This question shows sample is heavily skewed towards females, with only 4 male respondents. Mean income level is highest for people who don't feel depressed and lowest income is for respondents who often feel depressed or unhappy. Overall we get the idea that people who reported frequently feeling sadness or depression show lower income level among females. There is huge mean income gap of $13,383 between 'Not true' and 'Often true' category respondents.
sad_income_summary <- nlsy_df %>%
  filter(!is.na(total_income_2016)) %>% # Exclude rows with NA in income
  filter(!is.na(is_sad_depressed_unhappy_f)) %>% # Exclude rows with NA in is_sad
  group_by(is_sad_depressed_unhappy_f) %>%
  summarize(
    count = n(),
    count_male = sum(gender == "Male", na.rm = TRUE),
    count_female = sum(gender == "Female", na.rm = TRUE),
    mean_income = mean(total_income_2016, na.rm = TRUE),
    median_income = median(total_income_2016, na.rm = TRUE),
    sd_income = sd(total_income_2016, na.rm = TRUE)
  )
print(sad_income_summary)
## ---- chunk 96
# Removing all NAs from is_sad variable and apply it to no-topcoded df
sad_income_df <- no_topcoded_nlsy_df %>%
  filter(!is.na(is_sad_depressed_unhappy_f))

# Here, we plan to exclude the topcoded values to avoid truncation of data. The graph displays the relationship between income distribution, sadness/depression levels, and gender using a scatter plot. The visualization shows income levels plotted against four categories of sadness/depression namely not true, sometimes true, and often true. We can say that income variability is the highest in 'Not true' and lowest in 'Often true'. 'Sometimes true' shows moderate spread of income ranging $0-$100000, 'Often true' shows smallest cluster with incomes ranging $0-$50000, and 'Not true' shows income ranging from $0-$150000. The data suggests that sadness/depression levels show some correlation with lower income levels, particularly for those reporting frequent sadness.
ggplot(sad_income_df, aes(x = is_sad_depressed_unhappy_f, y = total_income_2016, color = gender)) +
  geom_jitter(alpha = 0.6, width = 0.4, height = 0, na.rm = TRUE) +
  geom_smooth(method = "loess", se = FALSE) +
  labs(
    title = "Income Distribution by Sadness Level and Gender",
    subtitle = "Excluding Topcoded Values",
    x = "Sadness/Depression Level",
    y = "Income"
  ) +
  theme_minimal() +
  scale_color_brewer(palette = "Set1", name = "Gender")
## ---- chunk 97
# Filtering NA from Industry Code
industry_code_nlsy_df <- nlsy_df %>%
  filter(!is.na(industry_code))%>%
  filter(!is.na(total_income_2016))

# Summarizing the Industry Code
industry_code_income_summary <- industry_code_nlsy_df %>%																									
group_by(industry_code) %>%																									
summarize(																									
count = n(),
count_male = sum(gender == "Male", na.rm = TRUE),
count_female = sum(gender == "Female", na.rm = TRUE),
mean_income = mean(total_income_2016, na.rm = TRUE),																									
median_income = median(total_income_2016, na.rm = TRUE),																									
sd_income = sd(total_income_2016, na.rm = TRUE)																									
)%>%
  arrange(desc(count))																									
print(industry_code_income_summary)																									
## ---- chunk 98
# Create the bar plot for total income by industry code and gender
ggplot(industry_code_nlsy_df, aes(x = industry_code, y = total_income_2016, fill = gender)) +	
  geom_boxplot(na.rm=TRUE)+
  scale_fill_manual(values = c("Male" = "#1f77b4", "Female" = "#ff7f0e")) +
  theme(axis.text.x = element_text(angle = 45, vjust = 1, hjust = 1)) +
  labs(title = "Income vs Industry code by Gender",		
       subtitle = "Including Topcoded Values",
    x = "Industry code",																									
    y = "Total Income")	
## ---- chunk 99
# Filtering NA from marital status
marital_status_nlsy_df <- nlsy_df %>%
  filter(!is.na(marital_status))%>%
filter(!is.na(total_income_2016))

# Summarizing the marital status
marital_status_income_summary <- marital_status_nlsy_df %>%																									
group_by(marital_status) %>%																									
summarize(																									
count = n(),
count_male = sum(gender == "Male", na.rm = TRUE),
count_female = sum(gender == "Female", na.rm = TRUE),
mean_income = round(mean(total_income_2016, na.rm = TRUE)),																									
median_income = round(median(total_income_2016, na.rm = TRUE)),																									
sd_income = round(sd(total_income_2016, na.rm = TRUE)), .groups = "drop"																								
)%>%
  arrange(desc(count))																									
print(marital_status_income_summary)																									
## ---- chunk 100
# Filter data to exclude missing income values and focus on marital status
nlsy_married <- nlsy_df %>%
  filter(!is.na(total_income_2016)) %>%  
  filter(!is.na(marital_status))

# Create the bar plot for mean income by marital status and gender
ggplot(nlsy_married, aes(x = marital_status, y = total_income_2016, fill = gender)) +
  geom_bar(stat = "summary", fun = "mean", position = "dodge") +
  geom_text(aes(label = round(..y..)), stat = "summary", fun = "mean", position = position_dodge(width = 0.9), vjust = 6, size= 5 ) +
  labs(
    title = "Mean Income by Marital Status and Gender",
    subtitle = "Including Topcoded Values",
    x = "Marital Status",
    y = "Mean Income",
    fill = "Gender"
  ) +
  theme(axis.text.x = element_text(angle = 45, vjust = 1, hjust = 1))
## ---- chunk 101
# Filtering NA from total number of Incarcerations
total_num_incarcerations_nlsy_df <- nlsy_df %>%
  filter(!is.na(total_num_incarcerations))%>%
  filter(!is.na(total_income_2016))

# Summarizing total number of Incarcerations
total_num_incarcerations_income_summary <- total_num_incarcerations_nlsy_df %>%																									
group_by(total_num_incarcerations) %>%																									
summarize(																									
count = n(),
count_male = sum(gender == "Male", na.rm = TRUE),
count_female = sum(gender == "Female", na.rm = TRUE),
mean_income = mean(total_income_2016, na.rm = TRUE),																									
median_income = median(total_income_2016, na.rm = TRUE),																									
sd_income = sd(total_income_2016, na.rm = TRUE)																									
)%>%
  arrange(desc(count))																									
print(total_num_incarcerations_income_summary)																									
## ---- chunk 102
# Filter data to exclude missing income values and focus on incacerations
nlsy_incarcerations <- nlsy_df %>%
  filter(!is.na(total_income_2016)) %>%  
  filter(!is.na(total_num_incarcerations))

# Create the bar plot for mean income by  incacerations and gender
ggplot(nlsy_incarcerations, aes(x = total_num_incarcerations, y = total_income_2016, fill = gender)) +
  geom_bar(stat = "summary", fun = "mean", position = "dodge") +
  geom_text(aes(label = round(..y..)), stat = "summary", fun = "mean", position = position_dodge(width = 0.9), vjust = 0.1, size= 3.5 ) +
  labs(
    title = "Mean Income by Incarcerations and Gender",
    subtitle = "Including Topcoded Values",
    x = "Incarcerations",
    y = "Mean Income",
    fill = "Gender"
  ) +
  theme(axis.text.x = element_text(angle = 45, vjust = 1, hjust = 1))
## ---- chunk 103
# Filtering NA from college types
college_type_nlsy_df <- nlsy_df %>%
  filter(!is.na(college_type))%>%
  filter(!is.na(total_income_2016))

# Summarizing college types
college_type_income_summary <- college_type_nlsy_df %>%																									
group_by(college_type) %>%																									
summarize(																									
count = n(),
count_male = sum(gender == "Male", na.rm = TRUE),
count_female = sum(gender == "Female", na.rm = TRUE),
mean_income = mean(total_income_2016, na.rm = TRUE),																									
median_income = median(total_income_2016, na.rm = TRUE),																									
sd_income = sd(total_income_2016, na.rm = TRUE)																									
)																									
print(college_type_income_summary)																									
## ---- chunk 104
# Filter data to exclude missing income values and focus on college types
nlsy_college <- nlsy_df %>%
  filter(!is.na(total_income_2016)) %>%  
  filter(!is.na(college_type))

# Create the bar plot for mean income by college types and gender
ggplot(nlsy_college, aes(x = college_type, y = total_income_2016, fill = gender)) +
  geom_bar(stat = "summary", fun = "mean", position = "dodge") +
  geom_text(aes(label = round(..y..)), stat = "summary", fun = "mean", position = position_dodge(width = 0.9), vjust = 6, size= 5 ) +
  labs(
    title = "Total Income by College type and Gender",
    subtitle = "Including Topcoded Values",
    x = "College Type",
    y = "Mean Income",
    fill = "Gender"
  ) +
  theme(axis.text.x = element_text(angle = 60, vjust = 1, hjust = 1))
## ---- chunk 105
# Filtering NA from trustful/distrustful
trustful_distrustful_nlsy_df <- nlsy_df %>%
  filter(!is.na(trustful_or_not))%>%
  filter(!is.na(total_income_2016))

# Summarizing trustful/distrustful
trustful_distrustful_income_summary <- trustful_distrustful_nlsy_df %>%																									
group_by(trustful_or_not) %>%																									
summarize(																									
count = n(),
count_male = sum(gender == "Male", na.rm = TRUE),
count_female = sum(gender == "Female", na.rm = TRUE),
mean_income = mean(total_income_2016, na.rm = TRUE),																									
median_income = median(total_income_2016, na.rm = TRUE),																									
sd_income = sd(total_income_2016, na.rm = TRUE)																									
)																									
print(trustful_distrustful_income_summary)																									
## ---- chunk 106
# Filter data to exclude missing income values and focus on trustful/distrustful
trustful_distrustful_nlsy_df <- nlsy_df %>%
  filter(!is.na(trustful_or_not))%>%
  filter(!is.na(total_income_2016))

# Create the bar plot for mean income by trustful/distrustful and gender
ggplot(trustful_distrustful_nlsy_df, aes(x = trustful_or_not, y = total_income_2016, fill = gender)) +
  geom_bar(stat = "summary", position = "dodge") +
  geom_text(aes(label = round(..y..)), stat = "summary", position = position_dodge(width = 0.9), vjust = 6, size= 5 ) +
  labs(
    title = "Total Income by trustful/distrustful and Gender",
    subtitle = "Including Topcoded Values",
    x = "Trustful or Distrustful",
    y = "Mean Income",
    fill = "Gender"
  ) +
  theme(axis.text.x = element_text(angle = 45, vjust = 1, hjust = 1))
## ---- chunk 107
# Calculate mean income for each enrollment status and gender, excluding missing values
nlsy_current_enr_df <- nlsy_df %>%
  filter(!is.na(total_income_2016), !is.na(current_enrollment_status)) %>%
  group_by(current_enrollment_status, gender) %>%
  summarize(
    `Mean Income` = mean(total_income_2016, na.rm = TRUE),
    .groups = "drop"
  ) %>%
  rename(`Enrollment Status` = current_enrollment_status)

# Print the results
print(nlsy_current_enr_df)
## ---- chunk 108
# Calculate mean income for each enrollment status and gender
nlsy_heatmap <- nlsy_df %>%
  filter(!is.na(total_income_2016), !is.na(current_enrollment_status)) %>%
  group_by(current_enrollment_status, gender) %>%
  summarize(mean_income = mean(total_income_2016, na.rm = TRUE), .groups = "drop")

# Create heatmap for mean income by the current enrollment status
ggplot(nlsy_heatmap, aes(x = gender, y = current_enrollment_status, fill = mean_income)) +
  geom_tile() +
  scale_fill_gradient(low = "blue", high = "brown", name = "Mean Income") +
  labs(
    title = "Mean Income Heatmap by Enrollment Status",
    subtitle = "Including Topcoded Values",
    x = "Gender",
    y = "Current Enrollment Status"
  ) +
  theme(axis.text.x = element_text(angle = 45, hjust = 1))
## ---- chunk 109

## ---- chunk 110

## ---- chunk 111

## ---- chunk 112

## ---- chunk 113
